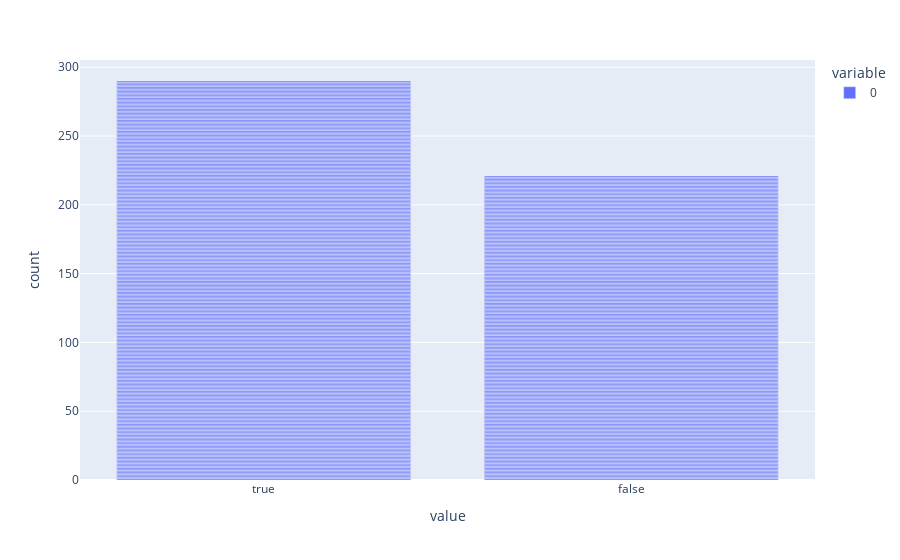

The notebook cell this image was saved under:
### Code cell
#Find the percentage of rejection for married male applicants.
import numpy as np
male= np.logical_and(df1['Gender']=='Male', df1['Application_Status']=='Y' )
#& df1[df1['Application_Status']=='Y']
np.count_nonzero(male)
len(male)

fig = px.bar(male)
fig.update_layout(barmode='stack', )
fig.show()

 #& [df1['Application_Status']=='Y']

### Figure 1 — Plotly figure (JSON) as saved in the notebook; plotly's stock layout.template omitted (floating-point values rounded to 4 significant figures; data arrays with more than 128 entries replaced by an {"elided": "..."} marker saying what was removed)
{"data": [{"alignmentgroup": "True", "hovertemplate": "variable=0<br>value=%{x}<br>count=%{y}<extra></extra>", "legendgroup": "0", "marker": {"color": "#636efa", "pattern": {"shape": ""}}, "name": "0", "offsetgroup": "0", "orientation": "v", "showlegend": true, "textposition": "auto", "type": "bar", "x": {"elided": "511 bool values"}, "xaxis": "x", "y": {"elided": "511 int values"}, "yaxis": "y"}], "layout": {"barmode": "stack", "legend": {"title": {"text": "variable"}, "tracegroupgap": 0}, "margin": {"t": 60}, "xaxis": {"anchor": "y", "domain": [0, 1], "title": {"text": "value"}}, "yaxis": {"anchor": "x", "domain": [0, 1], "title": {"text": "count"}}}}
